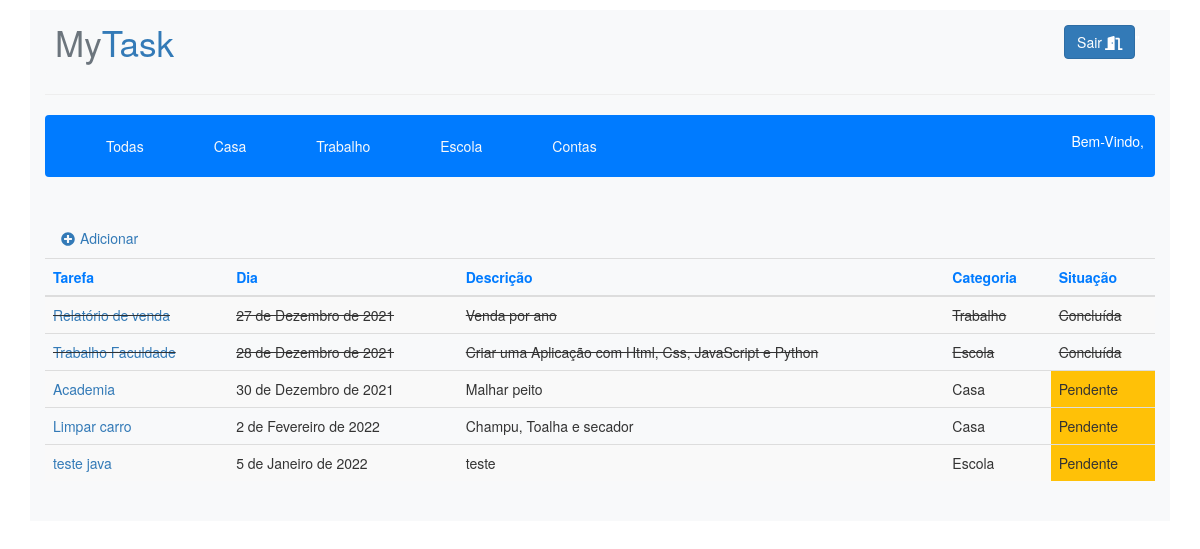
The app's page / (signed in), older data.
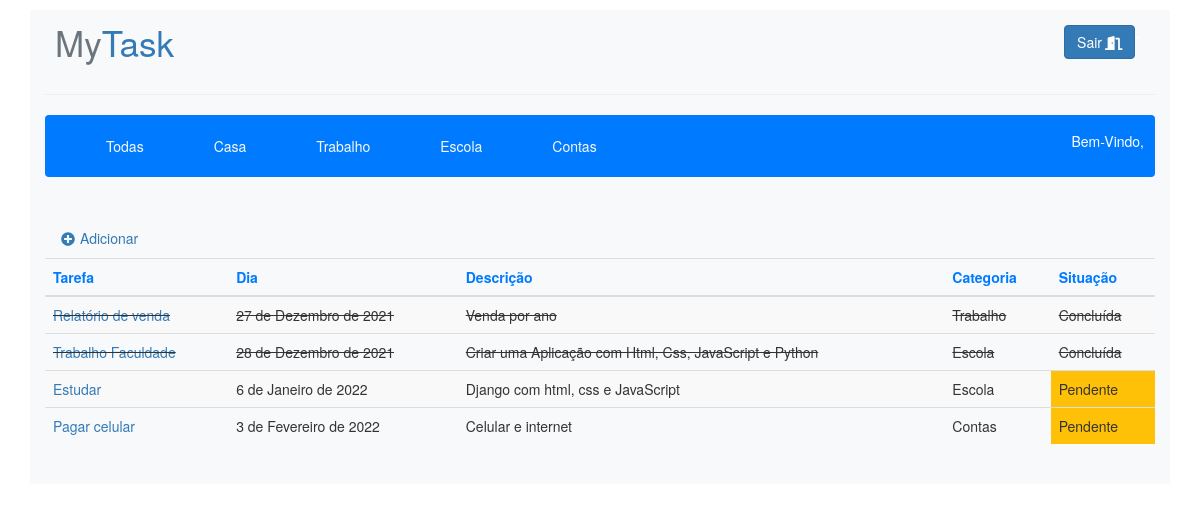
The same page, newer data.
### tasks/models.py (models this page shows, shortened)
class Categoria(models.Model):
    categoria = models.CharField('Categoria', max_length=50)
    def __str__(self):
        return self.categoria

class Tarefa(models.Model, LoginRequiredMixin, CreateView):
    nome_tarefa = models.CharField('Tarefa', max_length=100)
    dia = models.DateField('Dia')
    descricao = models.TextField('Descrição', max_length=500)
    categoria = models.ForeignKey(Categoria, null=True, on_delete=models.CASCADE)
    status = models.CharField(max_length=30, choices=STATUS_CHOICES, default="Pendente")
    usuario = models.ForeignKey(User, on_delete=models.PROTECT)

### tasks/views.py (the view)
# urls.py: 2. Add a URL to urlpatterns:  path('', views.home, name='home')
@login_required
def home(request):
    tarefas = Tarefa.objects.filter(usuario=request.user)
    categorias = Categoria.objects.all()
    context = {
        'tarefas': tarefas,
        'categoria': categorias,
    }
    return render(request, 'home.html', context)

### tasks/templates/home.html (shortened to what this page needs)
{% load static %}
<!DOCTYPE html>
<html lang="pt-br">
<head>
    <link rel="stylesheet" href="{% static 'css/estilo.css' %}">
    <link rel="stylesheet" type="text/css" href="{% static 'css/bootstrap.min.css' %}">
    <link rel="stylesheet" href="https://maxcdn.bootstrapcdn.com/bootstrap/3.4.1/css/bootstrap.min.css">
</head>
<body>
    <div>
        <div class="container mt-3 bg-light">
            <nav class="menu d-flex justify-content-between align-items-center bg-light p-3 rounded">
                <a href="#" class="display-4 logo"><span class="text-secondary">My</span>Task</a>
            {% if user.is_authenticated %}
                <div class="p-2 text-white">
                    <a href="/accounts/logout" class="btn btn-primary">Sair<i class="fas fa-door-open ml-1"></i></a>"
                </div>
            </nav>
            <hr>
            <div>
                <nav class="navbar navbar-expand-md bg-primary navbar-light">
                  <div class="collapse navbar-collapse" id="collapsibleNavbar">
                    <ul class="navbar-nav">
                        <li class="nav-item">
                            <a class="text-center text-light nav-link ml-5 mr-5 display-5" href="{% url 'home' %}" > Todas  </a>
                        </li>
                              {% for catg in categoria %}
                        <li class="nav-item">
                            <a class="text-center text-light nav-link ml-5 mr-5" href="{% url 'filtro' catg.id %}">{{ catg.categoria }} </a>
                        </li>
                              {% endfor %}
                    </ul>
                  </div>
                    <div>
                    {% if user.is_authenticated %}
                        <p class="display-5 text-capitalize">Bem-vindo, {{ user.first_name }}</p>
                    {% else %}
                        <p>Welcome, new user. Please log in.</p>
                    {% endif %}
                    </div>
                </nav>
                <br>
            </div>
            <div>
                <ul class="nav nav-tabs nav-pills">
                    <li class="nav-item">
                        <a href="{% url 'nova' %}" class="nav-link "><i class="fas fa-plus-circle mr-2"></i>Adicionar</a>
                    </li>
                </ul>
            </div>
            <table class="table table-striped">
                <thead>
                    <tr class="text-primary">
                        <th>Tarefa</th>
                        <th>Dia</th>
                        <th>Descrição</th>
                        <th>Categoria</th>
                        <th>Situação</th>
                    </tr>
                </thead>
                <tbody>
                    {% for taf in tarefas %}
                            {% if taf.status == 'Concluída' %}
                                <tr style="text-decoration: line-through">
                                    <td><a href="{% url 'tarefa' taf.id %}">{{ taf.nome_tarefa}}</a></td>
                                    <td>{{ taf.dia }}</td>
                                    <td>{{ taf.descricao }}</td>
                                    <td>{{ taf.categoria }}</td>
                                    <td>{{ taf.status }}</td>
                                </tr>
                            {% else %}
                                <tr>
                                    <td><a href="{% url 'tarefa' taf.id %}">{{ taf.nome_tarefa}}</a></td>
                                    <td>{{ taf.dia }}</td>
                                    <td>{{ taf.descricao }}</td>
                                    <td>{{ taf.categoria }}</td>
                                    <td class="bg-warning">{{ taf.status }}</td>
                                </tr>
                            {% endif %}
                    {% endfor %}
                {% endif %}
                </tbody>
            </table>
            <br>
        </div>
    </div>
</body>
</html>

Row changes from the older to the newer data that the page shows:
removed Tarefa: nome_tarefa "Academia", dia "30 de Dezembro de 2021", descricao "Malhar peito", categoria "Casa", status "Pendente"
removed Tarefa: nome_tarefa "Limpar carro", dia "2 de Fevereiro de 2022", descricao "Champu, Toalha e secador", categoria "Casa", status "Pendente"
removed Tarefa: nome_tarefa "teste java", dia "5 de Janeiro de 2022", descricao "teste", categoria "Escola", status "Pendente"
added Tarefa: nome_tarefa "Estudar", dia "6 de Janeiro de 2022", descricao "Django com html, css e JavaScript", categoria "Escola", status "Pendente"
added Tarefa: nome_tarefa "Pagar celular", dia "3 de Fevereiro de 2022", descricao "Celular e internet", categoria "Contas", status "Pendente"
